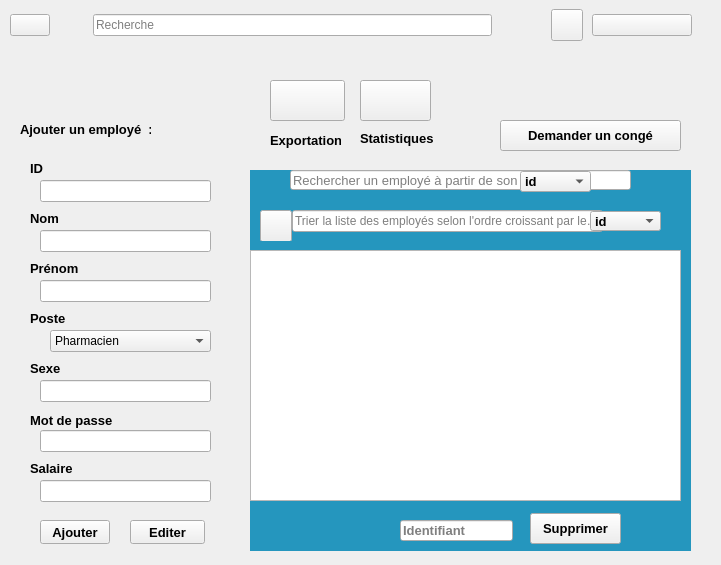
  <widget class="QWidget" name="mainbody" native="true">
   <property name="geometry">
    <rect>
     <x>200</x>
     <y>0</y>
     <width>721</width>
     <height>565</height>
    </rect>
   </property>
   <property name="font">
    <font>
     <bold>false</bold>
    </font>
   </property>
   <widget class="QWidget" name="widget_3" native="true">
    <property name="geometry">
     <rect>
      <x>0</x>
      <y>0</y>
      <width>701</width>
      <height>50</height>
     </rect>
    </property>
    <property name="minimumSize">
     <size>
      <width>400</width>
      <height>0</height>
     </size>
    </property>
    <property name="maximumSize">
     <size>
      <width>800</width>
      <height>135</height>
     </size>
    </property>
    <layout class="QHBoxLayout" name="horizontalLayout_7">
     <property name="spacing">
      <number>0</number>
     </property>
     <property name="leftMargin">
      <number>0</number>
     </property>
     <property name="topMargin">
      <number>0</number>
     </property>
     <property name="rightMargin">
      <number>0</number>
     </property>
     <property name="bottomMargin">
      <number>0</number>
     </property>
     <item alignment="Qt::AlignRight">
      <widget class="QWidget" name="widget_7" native="true">
       <layout class="QHBoxLayout" name="horizontalLayout_8">
        <property name="spacing">
         <number>7</number>
        </property>
        <property name="leftMargin">
         <number>10</number>
        </property>
        <property name="topMargin">
         <number>10</number>
        </property>
        <property name="rightMargin">
         <number>10</number>
        </property>
        <property name="bottomMargin">
         <number>10</number>
        </property>
        <item>
         <widget class="QPushButton" name="pushButton_3">
          <property name="text">
           <string/>
          </property>
          <property name="icon">
           <iconset resource="image.qrc">
            <normaloff>:/res/icone1.jog.png</normaloff>:/res/icone1.jog.png</iconset>
          </property>
          <property name="iconSize">
           <size>
            <width>50</width>
            <height>50</height>
           </size>
          </property>
         </widget>
        </item>
        <item>
         <widget class="QLabel" name="label_12">
          <property name="minimumSize">
           <size>
            <width>10</width>
            <height>0</height>
           </size>
          </property>
          <property name="text">
           <string/>
          </property>
          <property name="pixmap">
           <pixmap resource="image2.qrc">:/res/icone7</pixmap>
          </property>
          <property name="scaledContents">
           <bool>false</bool>
          </property>
          <property name="wordWrap">
           <bool>false</bool>
          </property>
         </widget>
        </item>
       </layout>
      </widget>
     </item>
     <item>
      <widget class="QWidget" name="widget_8" native="true">
       <property name="minimumSize">
        <size>
         <width>200</width>
         <height>0</height>
        </size>
       </property>
       <property name="maximumSize">
        <size>
         <width>553</width>
         <height>16777215</height>
        </size>
       </property>
       <layout class="QHBoxLayout" name="horizontalLayout_9">
        <property name="leftMargin">
         <number>9</number>
        </property>
        <property name="topMargin">
         <number>9</number>
        </property>
        <item>
         <widget class="QFrame" name="frame_2">
          <property name="minimumSize">
           <size>
            <width>50</width>
            <height>0</height>
           </size>
          </property>
          <property name="styleSheet">
           <string notr="true"/>
          </property>
          <property name="frameShape">
           <enum>QFrame::NoFrame</enum>
          </property>
          <layout class="QHBoxLayout" name="horizontalLayout_10">
           <property name="spacing">
            <number>0</number>
           </property>
           <property name="leftMargin">
            <number>0</number>
           </property>
           <property name="topMargin">
            <number>0</number>
           </property>
           <property name="rightMargin">
            <number>0</number>
           </property>
           <property name="bottomMargin">
            <number>0</number>
           </property>
           <item>
            <widget class="QLabel" name="label_4">
             <property name="maximumSize">
              <size>
               <width>30</width>
               <height>30</height>
              </size>
             </property>
             <property name="text">
              <string/>
             </property>
             <property name="pixmap">
              <pixmap resource="image.qrc">:/res/icone2.jpg.png</pixmap>
             </property>
             <property name="scaledContents">
              <bool>true</bool>
             </property>
            </widget>
           </item>
           <item>
            <widget class="QLineEdit" name="lineEdit_2">
             <property name="text">
              <string/>
             </property>
             <property name="placeholderText">
              <string>Recherche</string>
             </property>
            </widget>
           </item>
          </layout>
         </widget>
        </item>
       </layout>
      </widget>
     </item>
     <item>
      <widget class="QWidget" name="widget_9" native="true">
       <property name="minimumSize">
        <size>
         <width>200</width>
         <height>0</height>
        </size>
       </property>
       <layout class="QHBoxLayout" name="horizontalLayout_11">
        <property name="spacing">
         <number>9</number>
        </property>
        <property name="leftMargin">
         <number>50</number>
        </property>
        <property name="topMargin">
         <number>9</number>
        </property>
        <property name="rightMargin">
         <number>9</number>
        </property>
        <property name="bottomMargin">
         <number>9</number>
        </property>
        <item>
         <widget class="QPushButton" name="pushButton_4">
          <property name="minimumSize">
           <size>
            <width>32</width>
            <height>32</height>
           </size>
          </property>
          <property name="maximumSize">
           <size>
            <width>32</width>
            <height>32</height>
           </size>
          </property>
          <property name="toolTipDuration">
           <number>-2</number>
          </property>
          <property name="layoutDirection">
           <enum>Qt::LeftToRight</enum>
          </property>
          <property name="autoFillBackground">
           <bool>false</bool>
          </property>
          <property name="text">
           <string/>
          </property>
          <property name="icon">
           <iconset resource="image.qrc">
            <normaloff>:/res/icone4.jpg.png</normaloff>:/res/icone4.jpg.png</iconset>
          </property>
          <property name="iconSize">
           <size>
            <width>32</width>
            <height>32</height>
           </size>
          </property>
         </widget>
        </item>
        <item>
         <widget class="QPushButton" name="pushButton_15">
          <property name="text">
           <string/>
          </property>
          <property name="icon">
           <iconset resource="image20.qrc">
            <normaloff>:/res/icone20</normaloff>:/res/icone20</iconset>
          </property>
         </widget>
        </item>
       </layout>
      </widget>
     </item>
    </layout>
   </widget>
   <widget class="QFrame" name="employe">
    <property name="geometry">
     <rect>
      <x>10</x>
      <y>110</y>
      <width>230</width>
      <height>451</height>
     </rect>
    </property>
    <property name="minimumSize">
     <size>
      <width>230</width>
      <height>420</height>
     </size>
    </property>
    <property name="maximumSize">
     <size>
      <width>150</width>
      <height>600</height>
     </size>
    </property>
    <property name="frameShape">
     <enum>QFrame::NoFrame</enum>
    </property>
    <widget class="QFrame" name="frame_3">
     <property name="geometry">
      <rect>
       <x>0</x>
       <y>0</y>
       <width>151</width>
       <height>41</height>
      </rect>
     </property>
     <property name="maximumSize">
      <size>
       <width>200</width>
       <height>16777215</height>
      </size>
     </property>
     <property name="frameShape">
      <enum>QFrame::NoFrame</enum>
     </property>
     <widget class="QLabel" name="label">
      <property name="geometry">
       <rect>
        <x>10</x>
        <y>4</y>
        <width>131</width>
        <height>31</height>
       </rect>
      </property>
      <property name="font">
       <font>
        <pointsize>10</pointsize>
        <bold>true</bold>
       </font>
      </property>
      <property name="text">
       <string>Ajouter un employé  :</string>
      </property>
     </widget>
    </widget>
    <widget class="QLabel" name="label_5">
     <property name="geometry">
      <rect>
       <x>20</x>
       <y>50</y>
       <width>49</width>
       <height>16</height>
      </rect>
     </property>
     <property name="font">
      <font>
       <pointsize>10</pointsize>
       <bold>true</bold>
      </font>
     </property>
     <property name="text">
      <string>ID</string>
     </property>
    </widget>
    <widget class="QLineEdit" name="id">
     <property name="geometry">
      <rect>
       <x>30</x>
       <y>70</y>
       <width>171</width>
       <height>22</height>
      </rect>
     </property>
    </widget>
    <widget class="QLabel" name="label_6">
     <property name="geometry">
      <rect>
       <x>20</x>
       <y>100</y>
       <width>49</width>
       <height>16</height>
      </rect>
     </property>
     <property name="font">
      <font>
       <pointsize>10</pointsize>
       <bold>true</bold>
      </font>
     </property>
     <property name="text">
      <string>Nom</string>
     </property>
    </widget>
    <widget class="QLineEdit" name="nom">
     <property name="geometry">
      <rect>
       <x>30</x>
       <y>120</y>
       <width>171</width>
       <height>22</height>
      </rect>
     </property>
     <property name="font">
      <font>
       <pointsize>10</pointsize>
       <bold>false</bold>
      </font>
     </property>
    </widget>
    <widget class="QLabel" name="label_7">
     <property name="geometry">
      <rect>
       <x>20</x>
       <y>150</y>
       <width>81</width>
       <height>16</height>
      </rect>
     </property>
     <property name="font">
      <font>
       <pointsize>10</pointsize>
       <bold>true</bold>
      </font>
     </property>
     <property name="text">
      <string>Prénom</string>
     </property>
    </widget>
    <widget class="QLineEdit" name="prenom">
     <property name="geometry">
      <rect>
       <x>30</x>
       <y>170</y>
       <width>171</width>
       <height>22</height>
      </rect>
     </property>
    </widget>
    <widget class="QLabel" name="label_8">
     <property name="geometry">
      <rect>
       <x>20</x>
       <y>200</y>
       <width>49</width>
       <height>16</height>
      </rect>
     </property>
     <property name="font">
      <font>
       <pointsize>10</pointsize>
       <bold>true</bold>
      </font>
     </property>
     <property name="text">
      <string>Poste</string>
     </property>
    </widget>
    <widget class="QLabel" name="label_9">
     <property name="geometry">
      <rect>
       <x>20</x>
       <y>250</y>
       <width>49</width>
       <height>16</height>
      </rect>
     </property>
     <property name="font">
      <font>
       <pointsize>10</pointsize>
       <bold>true</bold>
      </font>
     </property>
     <property name="text">
      <string>Sexe</string>
     </property>
    </widget>
    <widget class="QLineEdit" name="sexe">
     <property name="geometry">
      <rect>
       <x>30</x>
       <y>270</y>
       <width>171</width>
       <height>22</height>
      </rect>
     </property>
    </widget>
    <widget class="QLabel" name="label_10">
     <property name="geometry">
      <rect>
       <x>20</x>
       <y>350</y>
       <width>49</width>
       <height>16</height>
      </rect>
     </property>
     <property name="font">
      <font>
       <pointsize>10</pointsize>
       <bold>true</bold>
      </font>
     </property>
     <property name="text">
      <string>Salaire</string>
     </property>
    </widget>
    <widget class="QLineEdit" name="salaire">
     <property name="geometry">
      <rect>
       <x>30</x>
       <y>370</y>
       <width>171</width>
       <height>22</height>
      </rect>
     </property>
    </widget>
    <widget class="QPushButton" name="ajouter">
     <property name="geometry">
      <rect>
       <x>30</x>
       <y>410</y>
       <width>70</width>
       <height>24</height>
      </rect>
     </property>
     <property name="font">
      <font>
       <pointsize>10</pointsize>
       <bold>true</bold>
      </font>
     </property>
     <property name="text">
      <string>Ajouter</string>
     </property>
    </widget>
    <widget class="QPushButton" name="editer">
     <property name="geometry">
      <rect>
       <x>120</x>
       <y>410</y>
       <width>75</width>
       <height>24</height>
      </rect>
     </property>
     <property name="font">
      <font>
       <pointsize>10</pointsize>
       <bold>true</bold>
      </font>
     </property>
     <property name="text">
      <string>Editer</string>
     </property>
    </widget>
    <widget class="QLabel" name="label_13">
     <property name="geometry">
      <rect>
       <x>20</x>
       <y>300</y>
       <width>121</width>
       <height>21</height>
      </rect>
     </property>
     <property name="font">
      <font>
       <pointsize>10</pointsize>
       <bold>true</bold>
      </font>
     </property>
     <property name="statusTip">
      <string/>
     </property>
     <property name="whatsThis">
      <string/>
     </property>
     <property name="accessibleName">
      <string/>
     </property>
     <property name="text">
      <string>Mot de passe</string>
     </property>
    </widget>
    <widget class="QLineEdit" name="password">
     <property name="geometry">
      <rect>
       <x>30</x>
       <y>320</y>
       <width>171</width>
       <height>22</height>
      </rect>
     </property>
    </widget>
    <widget class="QComboBox" name="comboBox">
     <property name="geometry">
      <rect>
       <x>40</x>
       <y>220</y>
       <width>161</width>
       <height>22</height>
      </rect>
     </property>
     <item>
      <property name="text">
       <string>Pharmacien</string>
      </property>
     </item>
     <item>
      <property name="text">
       <string>Preparateur</string>
      </property>
     </item>
     <item>
      <property name="text">
       <string>Ressources humaines</string>
      </property>
     </item>
     <item>
      <property name="text">
       <string>Responsable Stock</string>
      </property>
     </item>
     <item>
      <property name="text">
       <string>Assistant</string>
      </property>
     </item>
     <item>
      <property name="text">
       <string>Ordonnances</string>
      </property>
     </item>
     <item>
      <property name="text">
       <string>Technicien</string>
      </property>
     </item>
     <item>
      <property name="text">
       <string>comptable</string>
      </property>
     </item>
     <item>
      <property name="text">
       <string>Agent de nettoyage</string>
      </property>
     </item>
     <item>
      <property name="text">
       <string>Fournisseur</string>
      </property>
     </item>
    </widget>
   </widget>
   <widget class="QPushButton" name="ExportationButton">
    <property name="geometry">
     <rect>
      <x>270</x>
      <y>80</y>
      <width>75</width>
      <height>41</height>
     </rect>
    </property>
    <property name="text">
     <string/>
    </property>
    <property name="icon">
     <iconset resource="image6.qrc">
      <normaloff>:/res/icone10</normaloff>:/res/icone10</iconset>
    </property>
    <property name="iconSize">
     <size>
      <width>32</width>
      <height>32</height>
     </size>
    </property>
   </widget>
   <widget class="QPushButton" name="statistiqueButton">
    <property name="geometry">
     <rect>
      <x>360</x>
      <y>80</y>
      <width>71</width>
      <height>41</height>
     </rect>
    </property>
    <property name="text">
     <string/>
    </property>
    <property name="icon">
     <iconset resource="image7.qrc">
      <normaloff>:/res/icone11</normaloff>:/res/icone11</iconset>
    </property>
    <property name="iconSize">
     <size>
      <width>32</width>
      <height>32</height>
     </size>
    </property>
   </widget>
   <widget class="QLabel" name="label_23">
    <property name="geometry">
     <rect>
      <x>600</x>
      <y>40</y>
      <width>51</width>
      <height>91</height>
     </rect>
    </property>
    <property name="text">
     <string/>
    </property>
    <property name="pixmap">
     <pixmap resource="image16.qrc">:/res/icone16</pixmap>
    </property>
   </widget>
   <widget class="QLabel" name="label_24">
    <property name="geometry">
     <rect>
      <x>540</x>
      <y>50</y>
      <width>49</width>
      <height>71</height>
     </rect>
    </property>
    <property name="text">
     <string/>
    </property>
    <property name="pixmap">
     <pixmap resource="image18.qrc">:/res/icone18</pixmap>
    </property>
   </widget>
   <widget class="QLabel" name="label_25">
    <property name="geometry">
     <rect>
      <x>270</x>
      <y>130</y>
      <width>71</width>
      <height>20</height>
     </rect>
    </property>
    <property name="font">
     <font>
      <pointsize>10</pointsize>
      <bold>true</bold>
     </font>
    </property>
    <property name="text">
     <string>Exportation</string>
    </property>
   </widget>
   <widget class="QLabel" name="label_26">
    <property name="geometry">
     <rect>
      <x>360</x>
      <y>130</y>
      <width>81</width>
      <height>16</height>
     </rect>
    </property>
    <property name="font">
     <font>
      <pointsize>10</pointsize>
      <bold>true</bold>
     </font>
    </property>
    <property name="text">
     <string>Statistiques</string>
    </property>
   </widget>
   <widget class="QPushButton" name="Demande_conge">
    <property name="geometry">
     <rect>
      <x>500</x>
      <y>120</y>
      <width>181</width>
      <height>31</height>
     </rect>
    </property>
    <property name="font">
     <font>
      <pointsize>10</pointsize>
      <bold>true</bold>
     </font>
    </property>
    <property name="text">
     <string>Demander un congé</string>
    </property>
   </widget>
   <widget class="QStackedWidget" name="stackedWidget">
    <property name="geometry">
     <rect>
      <x>250</x>
      <y>170</y>
      <width>441</width>
      <height>381</height>
     </rect>
    </property>
    <property name="styleSheet">
     <string notr="true">#stackedWidget{
    background-color: #2596be;
	color: #000;
}</string>
    </property>
    <property name="currentIndex">
     <number>0</number>
    </property>
    <widget class="QWidget" name="page">
     <widget class="QFrame" name="frame_4">
      <property name="geometry">
       <rect>
        <x>0</x>
        <y>0</y>
        <width>391</width>
        <height>31</height>
       </rect>
      </property>
      <property name="frameShape">
       <enum>QFrame::NoFrame</enum>
      </property>
      <widget class="QLineEdit" name="lineEdit_recherche">
       <property name="geometry">
        <rect>
         <x>40</x>
         <y>0</y>
         <width>341</width>
         <height>20</height>
        </rect>
       </property>
       <property name="font">
        <font>
         <pointsize>10</pointsize>
         <bold>false</bold>
        </font>
       </property>
       <property name="text">
        <string/>
       </property>
       <property name="placeholderText">
        <string>Rechercher un employé à partir de son ID</string>
       </property>
      </widget>
      <widget class="QLabel" name="label_11">
       <property name="geometry">
        <rect>
         <x>10</x>
         <y>0</y>
         <width>25</width>
         <height>25</height>
        </rect>
       </property>
       <property name="minimumSize">
        <size>
         <width>25</width>
         <height>25</height>
        </size>
       </property>
       <property name="maximumSize">
        <size>
         <width>25</width>
         <height>25</height>
        </size>
       </property>
       <property name="text">
        <string/>
       </property>
       <property name="pixmap">
        <pixmap resource="image3.qrc">:/res/icone8</pixmap>
       </property>
       <property name="scaledContents">
        <bool>true</bool>
       </property>
      </widget>
      <widget class="QComboBox" name="comboBox_critere">
       <property name="geometry">
        <rect>
         <x>270</x>
         <y>1</y>
         <width>71</width>
         <height>21</height>
        </rect>
       </property>
       <property name="font">
        <font>
         <pointsize>10</pointsize>
         <bold>true</bold>
        </font>
       </property>
       <item>
        <property name="text">
         <string>id</string>
        </property>
       </item>
       <item>
        <property name="text">
         <string>post</string>
        </property>
       </item>
       <item>
        <property name="text">
         <string>salaire</string>
        </property>
       </item>
      </widget>
     </widget>
     <widget class="QPushButton" name="supp">
      <property name="geometry">
       <rect>
        <x>280</x>
        <y>343</y>
        <width>91</width>
        <height>31</height>
       </rect>
      </property>
      <property name="font">
       <font>
        <pointsize>10</pointsize>
        <bold>true</bold>
       </font>
      </property>
      <property name="text">
       <string>Supprimer</string>
      </property>
     </widget>
     <widget class="QTableView" name="tableView">
      <property name="geometry">
       <rect>
        <x>0</x>
        <y>80</y>
        <width>431</width>
        <height>251</height>
       </rect>
      </property>
     </widget>
     <widget class="QLineEdit" name="lineEdit_supp">
      <property name="geometry">
       <rect>
        <x>150</x>
        <y>350</y>
        <width>113</width>
        <height>21</height>
       </rect>
      </property>
      <property name="font">
       <font>
        <pointsize>10</pointsize>
        <bold>true</bold>
       </font>
      </property>
      <property name="placeholderText">
       <string>Identifiant</string>
      </property>
     </widget>
     <widget class="QFrame" name="frame_8">
      <property name="geometry">
       <rect>
        <x>0</x>
        <y>40</y>
        <width>421</width>
        <height>31</height>
       </rect>
      </property>
      <property name="frameShape">
       <enum>QFrame::NoFrame</enum>
      </property>
      <widget class="QLineEdit" name="lineEdit_tri">
       <property name="geometry">
        <rect>
         <x>42</x>
         <y>0</y>
         <width>311</width>
         <height>22</height>
        </rect>
       </property>
       <property name="placeholderText">
        <string>Trier la liste des employés selon l'ordre croissant par leur:</string>
       </property>
      </widget>
      <widget class="QPushButton" name="pushButton_11">
       <property name="geometry">
        <rect>
         <x>10</x>
         <y>0</y>
         <width>32</width>
         <height>32</height>
        </rect>
       </property>
       <property name="minimumSize">
        <size>
         <width>32</width>
         <height>32</height>
        </size>
       </property>
       <property name="maximumSize">
        <size>
         <width>32</width>
         <height>32</height>
        </size>
       </property>
       <property name="text">
        <string/>
       </property>
       <property name="icon">
        <iconset resource="image4.qrc">
         <normaloff>:/res/icone9</normaloff>:/res/icone9</iconset>
       </property>
      </widget>
      <widget class="QComboBox" name="comboBox_tri">
       <property name="geometry">
        <rect>
         <x>340</x>
         <y>1</y>
         <width>71</width>
         <height>20</height>
        </rect>
       </property>
       <property name="font">
        <font>
         <pointsize>10</pointsize>
         <bold>true</bold>
        </font>
       </property>
       <item>
        <property name="text">
         <string>id</string>
        </property>
       </item>
       <item>
        <property name="text">
         <string>nom</string>
        </property>
       </item>
       <item>
        <property name="text">
         <string>salaire</string>
        </property>
       </item>
      </widget>
     </widget>
    </widget>
    <widget class="QWidget" name="page_2">
     <widget class="QWidget" name="horizontalLayoutWidget_2">
      <property name="geometry">
       <rect>
        <x>20</x>
        <y>90</y>
        <width>391</width>
        <height>231</height>
       </rect>
      </property>
      <layout class="QHBoxLayout" name="horizontalLayout_3"/>
     </widget>
     <widget class="QPushButton" name="stat_btn">
      <property name="geometry">
       <rect>
        <x>160</x>
        <y>340</y>
        <width>93</width>
        <height>28</height>
       </rect>
      </property>
      <property name="text">
       <string>statistique</string>
      </property>
     </widget>
     <widget class="QPushButton" name="retour">
      <property name="geometry">
       <rect>
        <x>30</x>
        <y>30</y>
        <width>93</width>
        <height>28</height>
       </rect>
      </property>
      <property name="text">
       <string>Retour</string>
      </property>
     </widget>
    </widget>
   </widget>
  </widget>
